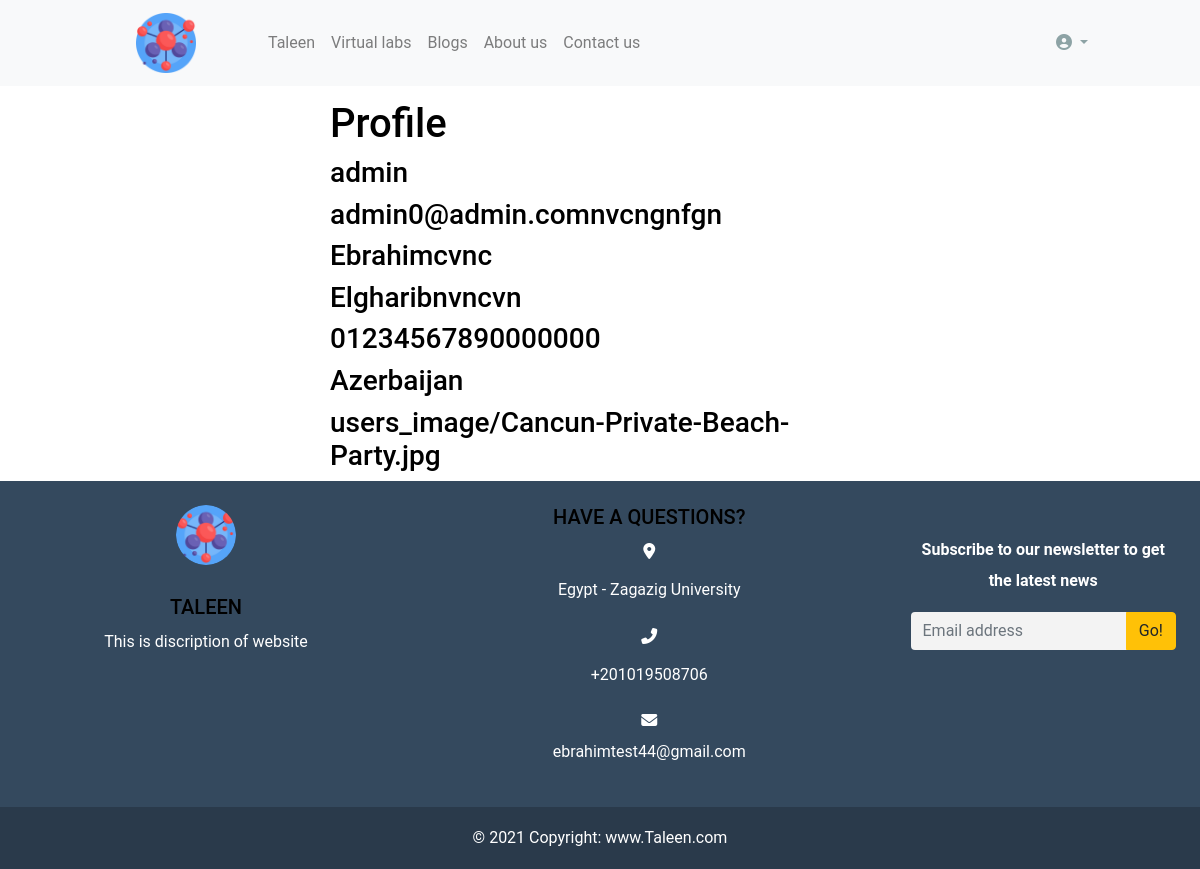
/accounts/profile/ (signed in), run on the app's committed database.
### settings/models.py (models this page shows, shortened)
class Website(models.Model):
   name = models.CharField(max_length=100)
   description = models.TextField(max_length=1000)
   phone = models.CharField(max_length=20)
   Address = models.CharField(max_length=100)
   email = models.EmailField(max_length=254)
   logo = models.ImageField(upload_to='images/')
   fb_link = models.URLField(max_length=200)
   twitter_link = models.URLField(max_length=200)
   instagram_link = models.URLField(max_length=200)

### accounts/models.py (models this page shows, shortened)
class Profile(models.Model):
   user = models.OneToOneField(User, on_delete=models.CASCADE)
   phone_number = models.CharField(max_length=20, null=True, blank=True)
   image = models.ImageField(upload_to='users_image/', null=True, blank=True)
   address = models.CharField(max_length=50, null=True, blank=True)
   country = CountryField()
   education = models.CharField(max_length=2, choices=EDUCATION, null=True, blank=True)

### accounts/views.py (the view)
# urls.py: path('profile/', views.profile, name='profile'),
@login_required
def profile(request):
   profile = Profile.objects.get(user=request.user)
   context = {'profile':profile}
   return render(request, 'profile/profile.html',context)

### accounts/templates/profile/profile.html
{% extends "base.html" %}
{% load static %}
{% load bootstrap4 %}
{% block body %}
<div class="container margin-Top">
  <div class="row">
      <div class="col-md-6 mx-auto">
          <h1>Profile</h1>
          <h3>{{profile.user.username}}</h3>
          <h3>{{profile.user.email}}</h3>
          <h3>{{profile.user.first_name}}</h3>
          <h3>{{profile.user.last_name}}</h3>
          <h3>{{profile.phone_number}}</h3>
          <h3>{{profile.country.name}}</h3>
          <h3>{{profile.image}}</h3>
      </div>
  </div>
</div>
{% endblock body %}

### templates/base.html (shortened to what this page needs)
{% load static %}
<!doctype html>
<html lang="en">
<head>
    <link rel="stylesheet" href="https://cdn.jsdelivr.net/npm/bootstrap@4.6.0/dist/css/bootstrap.min.css">
    <link rel="stylesheet" href="{% static 'wowJs/css/libs/animate.css' %}" />
    <link rel="stylesheet" href="https://cdnjs.cloudflare.com/ajax/libs/animate.css/4.1.1/animate.min.css" />
    <link rel="stylesheet" href="{% static 'css/style.css' %}">
    <link rel="stylesheet" href="{% static 'css/styleContact.css' %}">
</head>
<body>
    <nav class="navbar navbar-expand-lg navbar-light bg-light fixed-top ">
        <a class="navbar-brand margin-left Left" href="#"><img src="{{myfooter.logo.url}}" style="width: 60px; height:60px" alt="Taleen"></a>
        <div class="collapse navbar-collapse " id="navbarSupportedContent">
            <ul class="navbar-nav mr-auto ml-5 underline Left control flex-md-shrink-0 " style="margin-trim: 0;">
                <li class="nav-item ">
                    <a class="nav-link " href="/">Taleen <span class="sr-only">(current)</span></a>
                </li>
                <li class="nav-item ">
                    <a class="nav-link" href="{% url 'labs:lab_list' %}">Virtual labs</a>
                </li>
                <li class="nav-item ">
                    <a class="nav-link " href="{% url 'blog:post_list' %}">Blogs</a>
                </li>
                <li class="nav-item ">
                    <a class="nav-link" href="{% url 'about:about' %}">About us</a>
                </li>
                <li class="nav-item ">
                    <a class="nav-link" href="{% url 'contact:contact' %}">Contact us</a>
                </li>
            </ul>
            {% if request.user.is_authenticated %}
            <li class="nav-item dropdown adjusting dropdown-menu-right dropdown-menu-lg-left" style="list-style-type: none; padding-right: 80px;">
                <a class="nav-link dropdown-toggle" style="color: #8da3a5;" href="#" id="navbarDropdown" role="button" data-toggle="dropdown" aria-haspopup="true" aria-expanded="false">
                    <i class="fas fa-user-circle "></i>
                </a>
            </li>
            {% endif %}
        </div>
    </nav>
{% block body %}
{% endblock body %}
    <footer class="bg-footer text-white text-center text-lg-start ">
        <div class=" p-4">
            <div class="row">
                <div class="col-lg-4 col-md-12 mb-4 mb-md-0">
                    <img src="{% static 'images/molecule.png' %}" class="rounded-circle" alt="logo" style="width: 60px; height:60px">
                    <br /> <br />
                    <h5 class="text-uppercase ">{{myfooter.name}}</h5>
                    <p>
                        {{myfooter.description}}
                    </p>
                </div>
                <div class="col-lg-5 col-md-6 mb-4 mb-md-0">
                    <h5 class="">HAVE A QUESTIONS?</h5>
                    <div class="">
                        <i class="fas fa-map-marker-alt "></i>
                        <div class="media-body">
                            <p>{{myfooter.Address}}</p>
                        </div>
                    </div>
                    <div class="">
                        <i class="fas fa-phone-alt"></i>
                        <div class="media-body">
                            <p>{{myfooter.phone}}</p>
                        </div>
                    </div>
                    <div class="">
                        <i class="fas fa-envelope"></i>
                        <div class="media-body">
                            <p>{{myfooter.email}}</p>
                        </div>
                    </div>
                </div>
                <div class="col-lg-3 col-md-6 mb-4 mb-md-0 mt-0">
                    <br />
                    <p class=""><strong>Subscribe to our newsletter to get the latest news</strong></p>
                    <div class="input-group ">
                        <input type="text" class="form-control" placeholder="Email address" aria-label="Recipient's username" aria-describedby="button-addon2">
                        <div class="input-group-append">
                            <button class="btn btn-warning" type="submit" id="button-addon2">Go!</button>
                        </div>
                    </div>
                </div>
            </div>
        </div>
        <div class="text-center p-3" style="background-color: rgba(0, 0, 0, 0.2)">
            © 2021 Copyright:
            <a class="text-white" href="/">www.Taleen.com</a>
        </div>
    </footer>
</body>
</html>

### static/css/style.css (style rules this page uses)
img { vertical-align: middle; border: 0px }
.margin-left { margin-left: 120px; }
.bg-footer { background-color: #34495e; }
html { scroll-behavior: smooth; }
.margin-Top { margin-top: 100px; }
html, body { overflow-x: hidden; }
body { position: relative; }

### static/css/styleContact.css (style rules this page uses)
body { font-family: "Roboto", sans-serif; background-color: #fff; line-height: 1.9; color: #8c8c8c; }
h1, h2, h3, h4, h5, h6, .h1, .h2, .h3, .h4, .h5, .h6 { font-family: "Roboto", sans-serif; color: #000; }
.form-control { border: none; background: #f3f3f3; }

### data on the page
Website: logo (picture), name "TALEEN", description "This is discription of website", Address "Egypt - Zagazig University", phone "+201019508706", email "ebrahimtest44@gmail.com"
Profile: user.username "admin", user.email "admin0@admin.comnvcngnfgn", user.first_name "Ebrahimcvnc", user.last_name "Elgharibnvncvn", phone_number "01234567890000000", country.name "Azerbaijan", image "users_image/Cancun-Private-Beach-Party.jpg"
